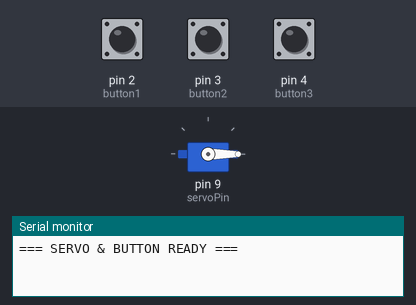
A sketch run on a simulated Arduino Uno, built with avr-gcc and run on an emulated ATmega328P. Shown: servo, the last lines printed to the serial monitor. The inputs (shaded band) are chosen by the test bench; at power-on: pin 3 (button2) HIGH, pin 4 (button3) HIGH, pin 2 (button1) HIGH.

Above: at 1.2 s.
1.3 s: pin 3 (button2) pulled LOW for 0.15 s
At 2.0 s:
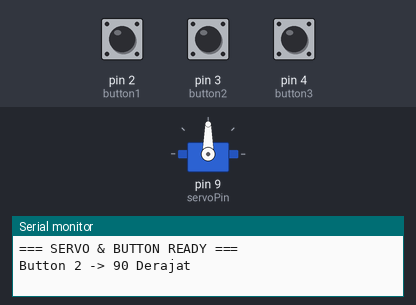
2.9 s: pin 4 (button3) pulled LOW for 0.15 s
At 3.2 s:
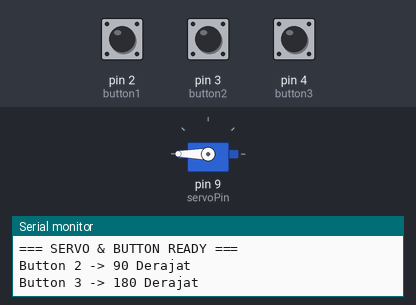
4.5 s: pin 2 (button1) pulled LOW for 0.15 s
At 5.6 s:
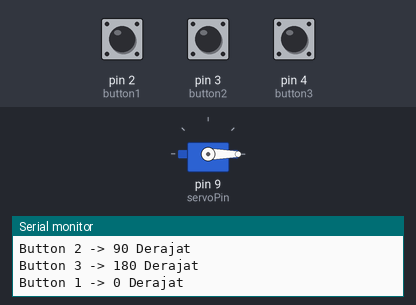
6.1 s: pin 3 (button2) pulled LOW for 1 s
At 6.8 s:
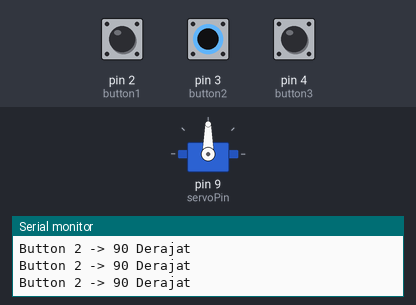
Timing chart, 0 to 9.1 s (numbered marks = the images above; inputs shaded):
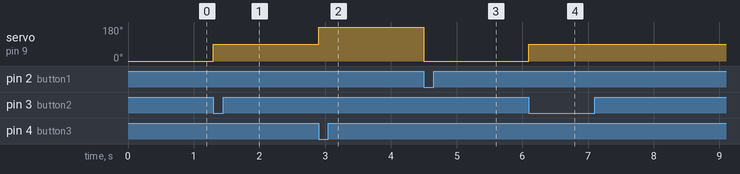

The sketch:

Program-01_Servo_3Button_Selector.ino
```cpp
#include <Servo.h>

const int button1 = 2;
const int button2 = 3;
const int button3 = 4;
const int servoPin = 9;

Servo myServo;

void setup() {
  Serial.begin(9600);

  pinMode(button1, INPUT_PULLUP);
  pinMode(button2, INPUT_PULLUP);
  pinMode(button3, INPUT_PULLUP);

  myServo.attach(servoPin);
  myServo.write(0); // Posisi awal servo saat dinyalakan

  Serial.println("=== SERVO & BUTTON READY ===");
}

void loop() {
  int state1 = digitalRead(button1);
  int state2 = digitalRead(button2);
  int state3 = digitalRead(button3);

  // Deteksi logika LOW (0) saat tombol ditekan
  if (state1 == LOW) {
    myServo.write(0);
    Serial.println("Button 1 -> 0 Derajat");
    delay(200); // Debounce sederhana agar tidak spam instruksi
  }
  else if (state2 == LOW) {
    myServo.write(90);
    Serial.println("Button 2 -> 90 Derajat");
    delay(200);
  }
  else if (state3 == LOW) {
    myServo.write(180);
    Serial.println("Button 3 -> 180 Derajat");
    delay(200);
  }
}
```

Measured:
- after the input at 1.3 s, servo on pin 9 (servoPin): 0° → 90° at once
- after the input at 2.9 s, servo on pin 9 (servoPin): 90° → 180° at once
- after the input at 4.5 s, servo on pin 9 (servoPin): 180° → 0° at once
- after the input at 6.1 s, servo on pin 9 (servoPin): 0° → 90° at once
